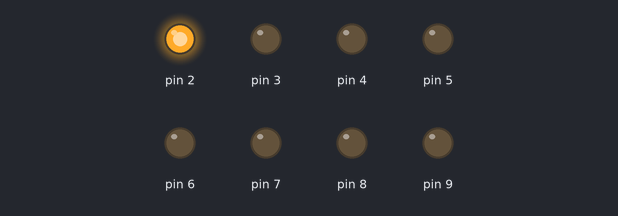
Bench run of a sketch on a simulated Arduino Uno, built with avr-gcc and run on an emulated ATmega328P. On the bench: output pins drawn as LEDs (lit = HIGH). Random numbers use the default seed unless the sketch sets one.

Above: at 0.17 s.
At 9.8 s:
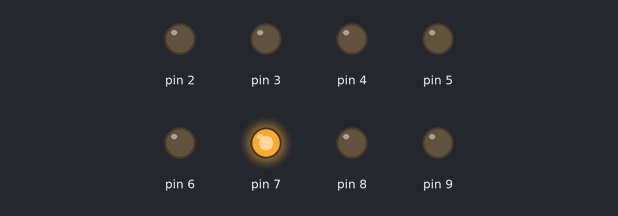
At 17.3 s:
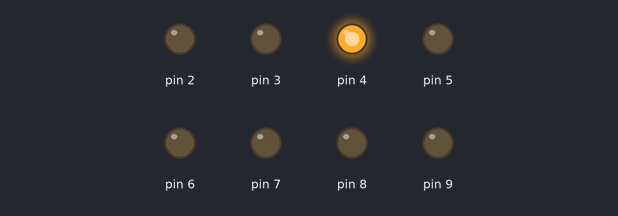
At 20.2 s:
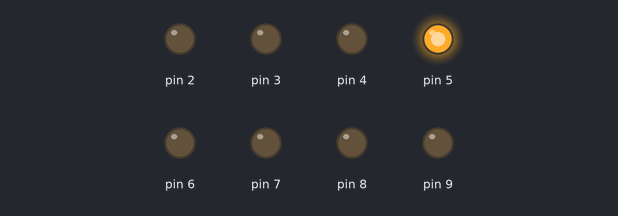
At 31.4 s:
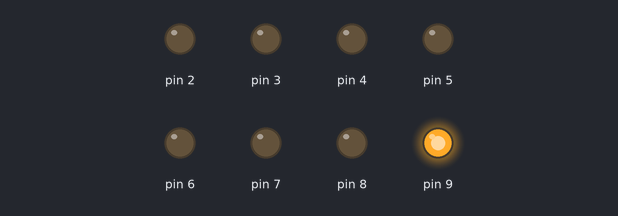
At 39.3 s:
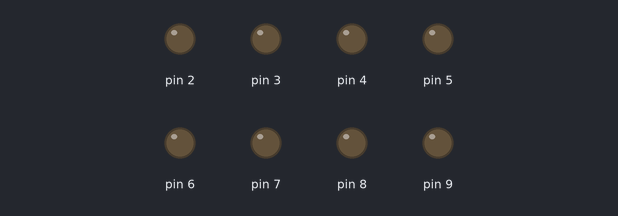
Timing chart, 0 to 40.0 s (numbered marks = the images above):
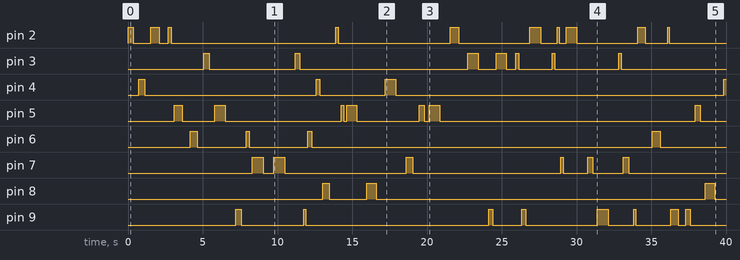

Measured:
- by itself, pin 2: LOW → HIGH at 0.00 s, → LOW 0.36 s later, → HIGH 1.2 s later, → LOW 0.59 s later, … (20 changes in this stretch)
- by itself, pin 3: LOW → HIGH at 5.1 s, → LOW 0.37 s later, → HIGH 5.8 s later, → LOW 0.28 s later, … (14 changes in this stretch)
- by itself, pin 4: goes HIGH 0.40 s, LOW 11.5 s, HIGH 0.22 s, LOW 4.4 s, HIGH 0.70 s, LOW 22.0 s, then HIGH
- by itself, pin 5: LOW → HIGH at 3.1 s, → LOW 0.54 s later, → HIGH 2.2 s later, → LOW 0.70 s later, … (14 changes in this stretch)
- by itself, pin 6: LOW → HIGH at 4.2 s, → LOW 0.45 s later, → HIGH 3.3 s later, → LOW 0.20 s later, … (8 changes in this stretch)
- by itself, pin 7: LOW → HIGH at 8.3 s, → LOW 0.72 s later, → HIGH 0.72 s later, → LOW 0.72 s later, … (12 changes in this stretch)
- by itself, pin 8: goes HIGH 0.43 s, LOW 2.5 s, HIGH 0.61 s, LOW 22.0 s, HIGH 0.62 s, then LOW
- by itself, pin 9: LOW → HIGH at 7.2 s, → LOW 0.35 s later, → HIGH 4.2 s later, → LOW 0.13 s later, … (16 changes in this stretch)

The sketch:

4.s12c_interesting_LED_pattern3.ino
```cpp
// LED range and timing limits
const int FIRST_LED = 2;
const int LAST_LED  = 9;
const int MIN_DELAY = 100;
const int MAX_DELAY = 800;

void setup() {
  // Configure LED pins
  for (int pin = FIRST_LED; pin <= LAST_LED; pin++) {
    pinMode(pin, OUTPUT);
  }

  // Seed the random number generator
  randomSeed(analogRead(A0));
}

void loop() {
  int ledPin = random(FIRST_LED, LAST_LED + 1);
  int waitTime = random(MIN_DELAY, MAX_DELAY + 1);

  digitalWrite(ledPin, HIGH);
  delay(waitTime);
  digitalWrite(ledPin, LOW);
  delay(waitTime);
}
```
